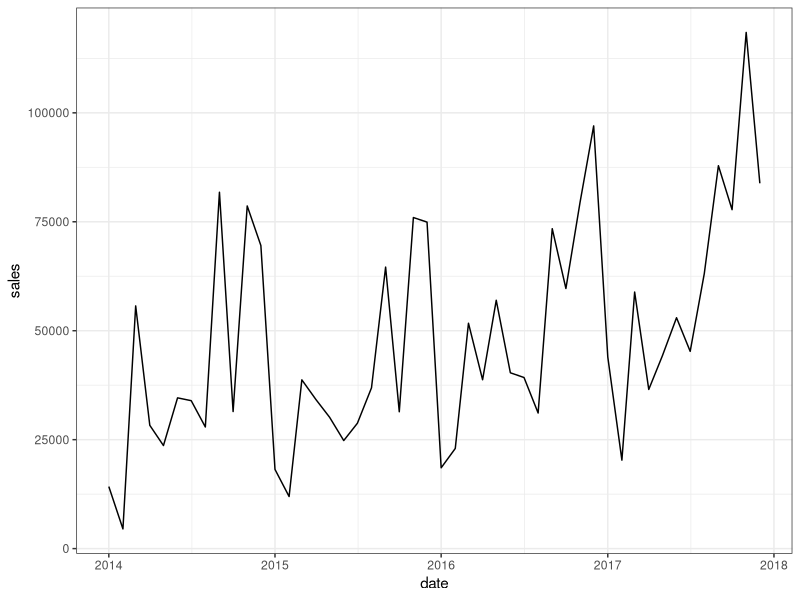
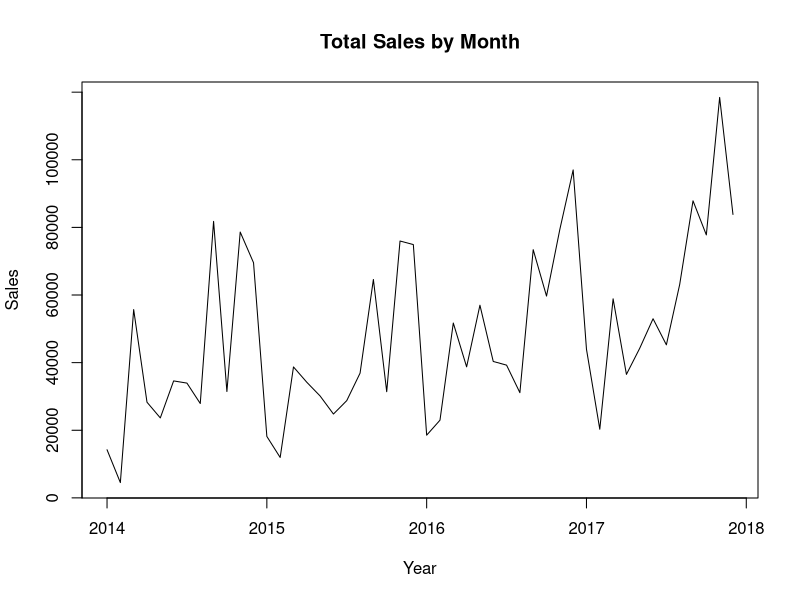
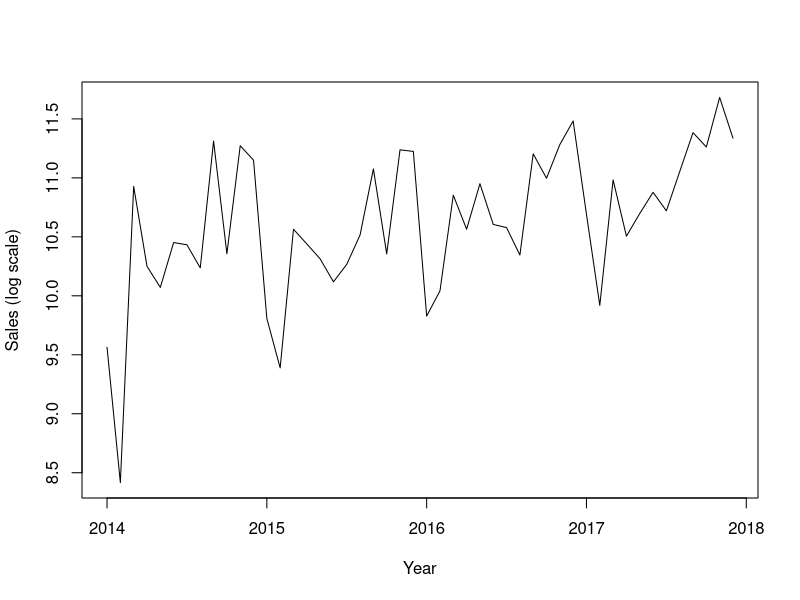
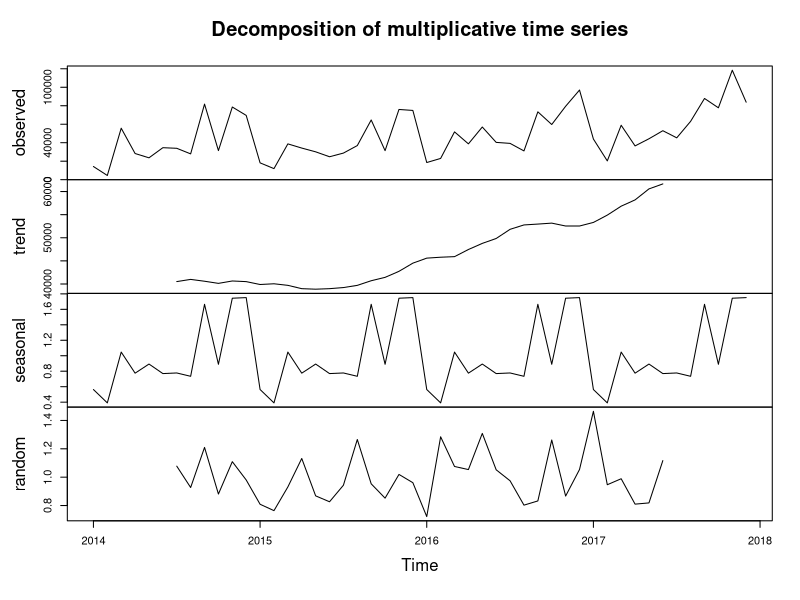
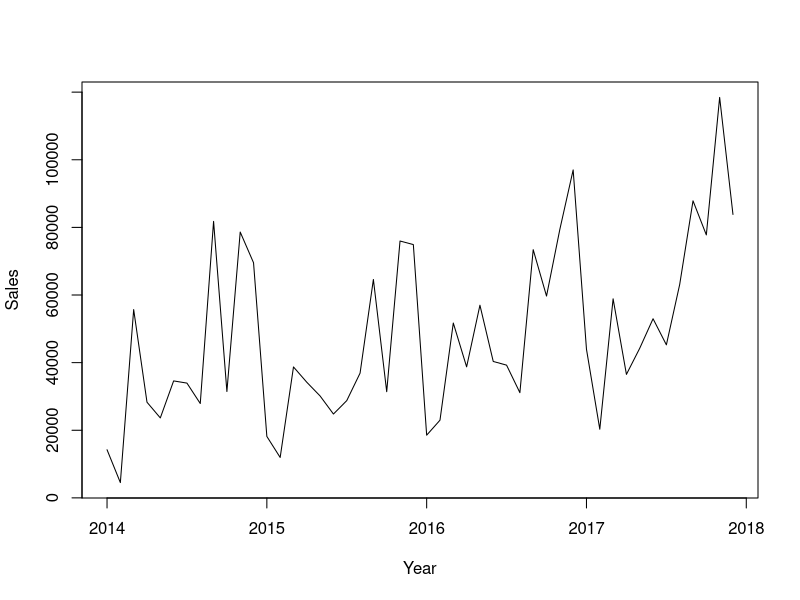
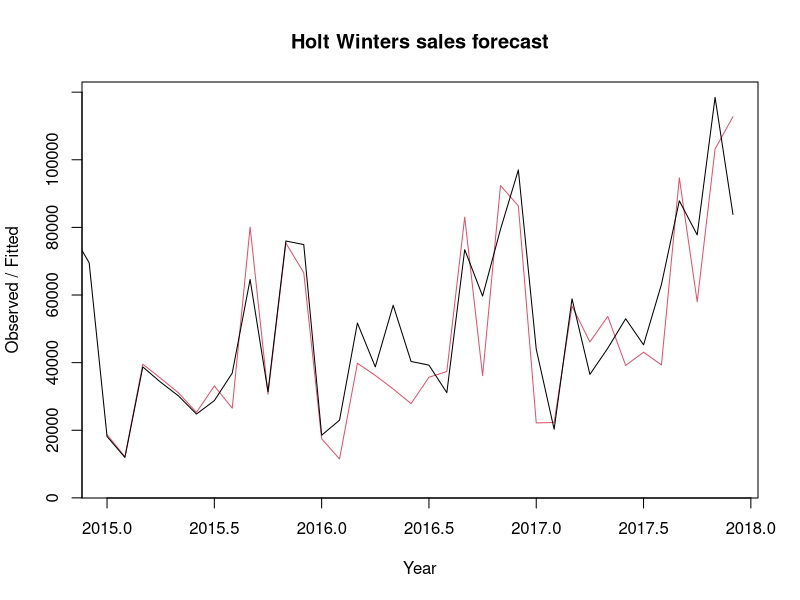
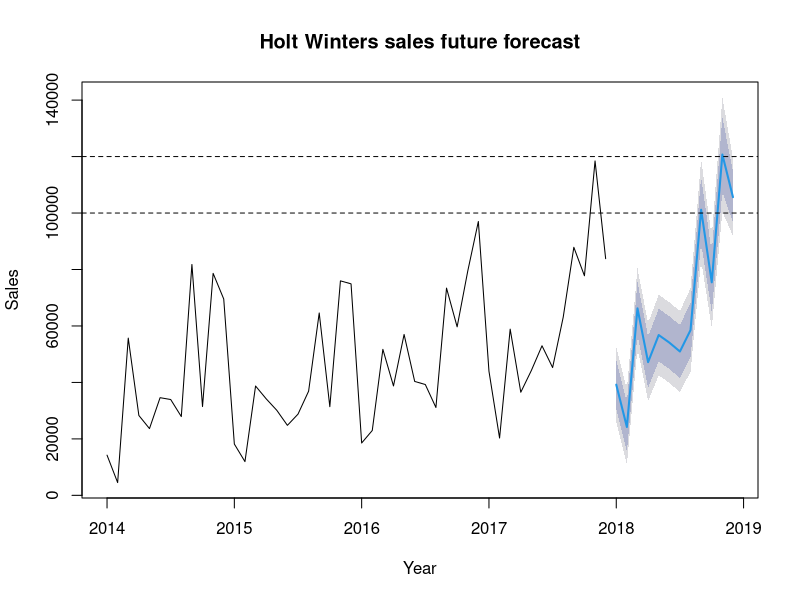
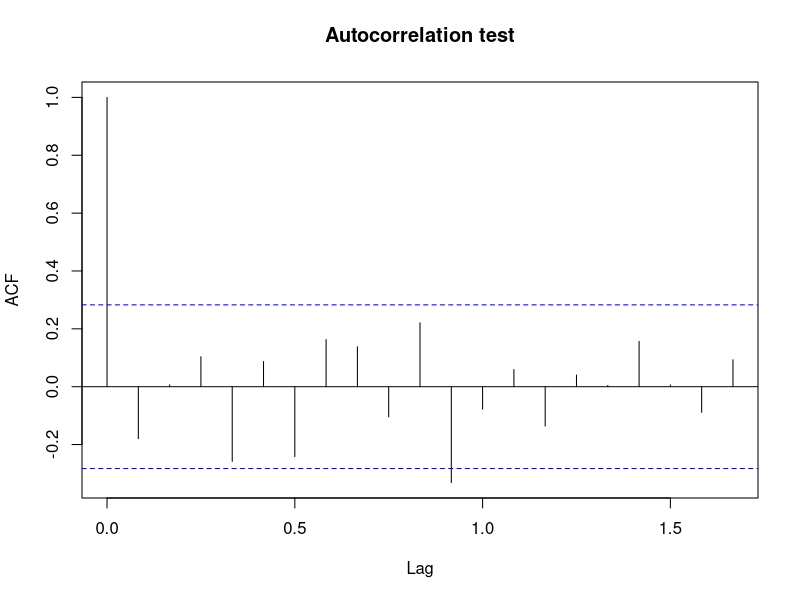

Source code (R) for these figures, in order:
#load packages
library(tidyverse)
library(readxl)
#time series
library(TTR)
library(forecast)

#read in data
all_sales <- read_xlsx("data/sales by month.xlsx")

glimpse(all_sales)

#group by month 
monthly_sales <- all_sales %>% 
  group_by(year = year(`Order Date`), month = month(`Order Date`)) %>%
  summarise(sales = sum(Sales), profit = sum(Profit))

glimpse(monthly_sales)

#create a date column from month and year
monthly_sales$date <- as.Date(paste("1", as.character(monthly_sales$month), 
                                    as.character(monthly_sales$year), 
                                    sep = " "), format= "%d %m %Y")

#plot line graph of sales
ggplot(data = monthly_sales, aes(x = date, y = sales)) +
  geom_path() + 
  theme_bw()


#create a time series
monthly_sales_time_series <- ts(monthly_sales$sales, frequency = 12, 
                                start = c(2014,1))

#plot time series
#can see Sept, Nov-Dec are higher each year
#not quite additive because sales are getting higher in 2017
plot.ts(monthly_sales_time_series, xlab = "Year", ylab = "Sales", 
        main = "Total Sales by Month")

#try log transform
#looks more additive (apart from Feb 2014 exception)
log_monthly_sales_time_series <- log(monthly_sales_time_series)
plot.ts(log_monthly_sales_time_series, xlab = "Year", ylab = "Sales (log scale)")

#this series has a seasonal element, try decomposing
monthly_sales_time_series_components <- 
  decompose(monthly_sales_time_series, type = "multiplicative")

#flat between 2014 and 2015, then steady increase
plot(monthly_sales_time_series_components)

#plot the trend without the seasonal element 
monthly_sales_time_series_seasonally_adjusted <- 
  monthly_sales_time_series - monthly_sales_time_series_components$seasonal

plot(monthly_sales_time_series_seasonally_adjusted, xlab = "Year", 
     ylab = "Sales")


# Holt Winters ------------------------------------

#use Holt Winters for forecasts 
#alpha is 0.06 meaning past/recent data used equally
#beta is 0.05 meaning the trend slope doesn't change much over time
#gamma is 0.54 meaning the estimate of seasonal component uses more recent data
#s9, s11, s12 are highest - Sep/Nov/Dec as we saw, s2(Feb) is lowest
monthly_sales_time_series_forecasts <- 
  HoltWinters(monthly_sales_time_series, seasonal = "multiplicative")

monthly_sales_time_series_forecasts

#plot to see original vs predictions
#not bad but looks better earlier on
plot(monthly_sales_time_series_forecasts, xlab = "Year", 
     main = "Holt Winters sales forecast")

#forecast next year worth of sales
monthly_sales_time_series_forecasts_future <- 
  forecast(monthly_sales_time_series_forecasts, h = 12)

#plot forecast
plot(monthly_sales_time_series_forecasts_future, xlab = "Year", 
     ylab = "Sales", main = "Holt Winters sales future forecast")
abline(a=100000, b = 0, lty = 2)
abline(a=120000, b = 0, lty = 2)

#test whether the residuals are autocorrelated i.e. correlation between 
# two sales values at different points in time
#graphically 1 is above significance bounds
acf(monthly_sales_time_series_forecasts_future$residuals, 
    lag.max = 20, na.action = na.pass, main = "Autocorrelation test")

#no autocorrelation
Box.test(monthly_sales_time_series_forecasts_future$residuals, 
         lag=20, type="Ljung-Box")

#check whether residuals are constant over time
plot.ts(monthly_sales_time_series_forecasts_future$residuals, 
        xlab= "Year", ylab = "Residual", main = "Holt Winters Residuals")           

#looks approx normal but good to test
hist(monthly_sales_time_series_forecasts_future$residuals,
     freq = FALSE, breaks = 10, 
     xlab = "Residuals", main = "Holt Winters Residual Distribution")

curve(dnorm(x, 
            mean = mean(monthly_sales_time_series_forecasts_future$residuals, 
                        na.rm = TRUE),
            sd = sd(monthly_sales_time_series_forecasts_future$residuals, 
                    na.rm = TRUE)),
      add = TRUE,
      col = "blue")

#test for normality, ok
shapiro.test(monthly_sales_time_series_forecasts_future$residuals)

# ARIMA model  ----------------------

#does our time series look stationary?
#no, mean is higher later on
plot(monthly_sales_time_series)

#try differencing the time series to get a stationary one
monthly_sales_time_series_difference_1 <-
  diff(monthly_sales_time_series, differences = 1)

#looks ok - 1 order differencing 
plot.ts(monthly_sales_time_series_difference_1, xlab = "Year", 
        ylab = "sales (difference 1)")

#determine p and q by looking at autocorrelations
# a few points are above the significance levels
acf(monthly_sales_time_series_difference_1, lag.max=20, 
    main = "Autocorrelation of 1 difference time series")    

pacf(monthly_sales_time_series_difference_1, lag.max=20, 
    main = "Partial autocorrelation of 1 difference time series") 

#this suggests ARIMA(0,1,1) as optimal (using AICc as default)
auto.arima(monthly_sales_time_series)

#fit an arima model
monthly_sales_time_series_arima <- 
  arima(monthly_sales_time_series,
        order= c(0,1,1),
        seasonal = list(order = c(0,1,1), period = 12))
monthly_sales_time_series_arima

#plot against actual
plot(monthly_sales_time_series - monthly_sales_time_series_arima$residuals, 
     xlab = "Year", ylab = "Observed / Fitted",
     main = "ARIMA sales forecast",
     col = "red")
lines(monthly_sales_time_series,
      col = "black")

#try forecast
monthly_sales_time_series_arima_forecasts <- 
  forecast(monthly_sales_time_series_arima, h = 12 )

#slightly lower forecast overall
plot(monthly_sales_time_series_arima_forecasts, 
     xlab = "Year", ylab = "Sales", main = "ARIMA sales future forecast")
abline(a = 100000, b = 0, lty = 2)
abline(a = 120000, b = 0, lty = 2)

#check whether residuals are constant over time
plot.ts(monthly_sales_time_series_arima_forecasts$residuals, 
        xlab= "Year", ylab = "Residual", main = "ARIMA Residuals")           

#looks approx normal but good to test
hist(monthly_sales_time_series_arima_forecasts$residuals,
     freq = FALSE, breaks = 10, 
     xlab = "Residuals", main = "ARIMA Residual Distribution")

curve(dnorm(x, 
            mean = mean(monthly_sales_time_series_arima_forecasts$residuals, 
                        na.rm = TRUE),
            sd = sd(monthly_sales_time_series_arima_forecasts$residuals, 
                    na.rm = TRUE)),
      add = TRUE,
      col = "blue")

#test for normality, not normal 
shapiro.test(monthly_sales_time_series_arima_forecasts$residuals)
